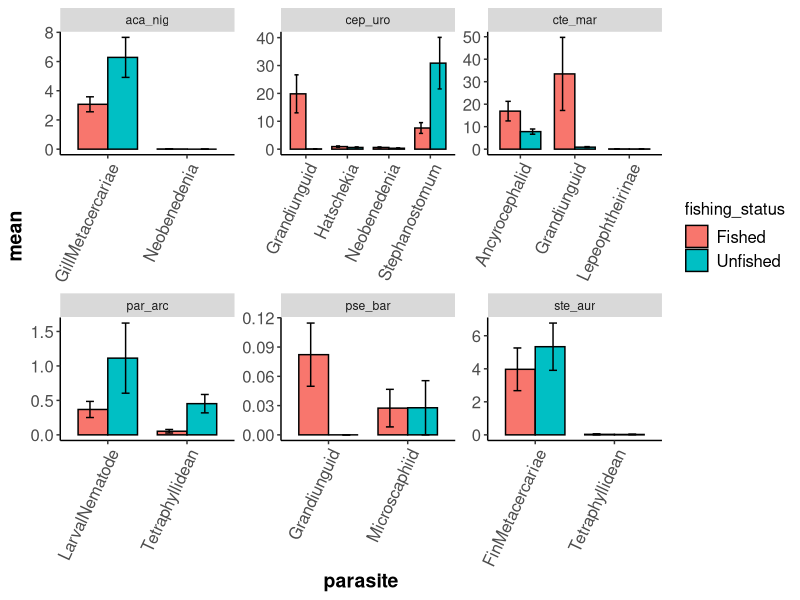

Here is the R script that generated this plot:
## ---- chunk 1
knitr::opts_chunk$set(echo = TRUE)
## ---- chunk 2
#Load the tidyverse package
library(tidyverse)
library(plyr)
library(knitr)

#Input dataset from csv
amnhfish <-
  read.csv("ParasiteBiodiversity_DATA.csv", #import data from CSV
           header = T,           #first row is the column names
           stringsAsFactors = F) #strings should not be immediate input as factors
str(amnhfish) #check the structre of the data set
amnhfish$fishing_status <-
  as.factor(amnhfish$fishing_status) #fishing status is a factor
amnhfish$fish_sp <-
  as.factor(amnhfish$fish_sp) #fish species is a factor
amnhfish$island <- as.factor(amnhfish$island) #island is a factor
amnhfish$habitat <-
  as.factor(amnhfish$habitat) #fish habitat is a factor
amnhfish$parasite <-
  as.factor(amnhfish$parasite) #parasite is a factor
amnhfish$parasite_class <-
  as.factor(amnhfish$parasite_class) #parasite class is a factor
amnhfish$transmission <-
  as.factor(amnhfish$transmission) #parasite transmission method is a factor
amnhfish$count <-
  as.numeric(amnhfish$count) #parasite count is a number, not an integer

## ---- chunk 3
kable(                            #kable prints the table within the markdown document
  summary_table <- amnhfish %>%  #generate a summary table that is based on the data in amnhfish
    ddply(                       #ddply allows us to quickly summarize the data
      c("fish_sp", "parasite"),  #these are the groupings we are getting the mean for
      summarize,                 #summarize will summarize the data   
      N    = length(count),      #N is the number of individuals sampled
      mean = mean (count, na.rm = T), #mean generates the mean number of parasites, na.rm allows us to ignore any totally missing cells while still counting the zeros
      sd   = sd(count, na.rm = T), #sd generates the standard deviation of the number of parasites, na.rm allows us to ignore any totally missing cells while still counting the zeros 
      se   = sd / sqrt(N) #se generates the standard error of the number of parasites, na.rm allows us to ignore any totally missing cells while still counting the zeros
    )
)

kable(                                            #kable prints the table within the markdown document
  summary_table_fishing <- amnhfish %>%           #generate a new summary table that is based on the data in amnhfish
    ddply(                                        #ddply allows us to quickly summarize the data
      c("fish_sp", "fishing_status", "parasite"), #these are the groupings we are getting the mean for
 summarize,                 #summarize will summarize the data   
      N    = length(count),      #N is the number of individuals sampled
      mean = mean (count, na.rm = T), #mean generates the mean number of parasites, na.rm allows us to ignore any totally missing cells while still counting the zeros
      sd   = sd(count, na.rm = T), #sd generates the standard deviation of the number of parasites, na.rm allows us to ignore any totally missing cells while still counting the zeros 
      se   = sd / sqrt(N) #se generates the standard error of the number of parasites, na.rm allows us to ignore any totally missing cells while still counting the zeros
    )
)
                   
## ---- chunk 4
initial_plot <-         #Generate the plot
  ggplot(summary_table_fishing,     #Use ggplot 2 and the summary table we generated above
         aes(     #set the aesthetics within ggplot2
           x = parasite, #our x axis are the parasites
           y = mean,     #our y axis is the mean of the abundance
           fill = fishing_status, #make separate bars based on fishing status 
           width = 0.75 #make the bars a little thinner so they're easier to see
         )) +
  geom_bar(stat = "identity", #make the chart a bar chart
           position = position_dodge(), #don't stack the fished and unfished data, put them side by side
           color = "black") + #outline the bar in black
  facet_wrap( ~ fish_sp, scales = "free") + #make a different panel for each host species and don't require all parasites to be represented for each fish
  geom_errorbar(aes(ymin = mean - se, ymax = mean + se), #set the standard error as the error bar
                width = .2, #make the error bars not too wide
                position = position_dodge(0.9)) + #make sure error bars are on the correct bars
  theme(           #make it slightly prettier 
    axis.text = element_text(size = 12), #set axis text size 
    axis.title = element_text(size = 14, face = "bold"), #set axis title text size 
    legend.title = element_text(size = 12), #set legend title text size 
    legend.text = element_text(size = 12), #set legend text size 
    axis.text.x = element_text(angle = 65, hjust = 1), #set axis text to be angled so it is legible and keep it underneath the axis 
    legend.position = "right", #legend is present and on the right
    panel.grid.major = element_blank(), #remove internal grids
    panel.grid.minor = element_blank(), #remove internal grids
    panel.background = element_blank(), #remove internal background color
    axis.line = element_line(colour = "black") #axis lines are black
  )
initial_plot #view the plot
